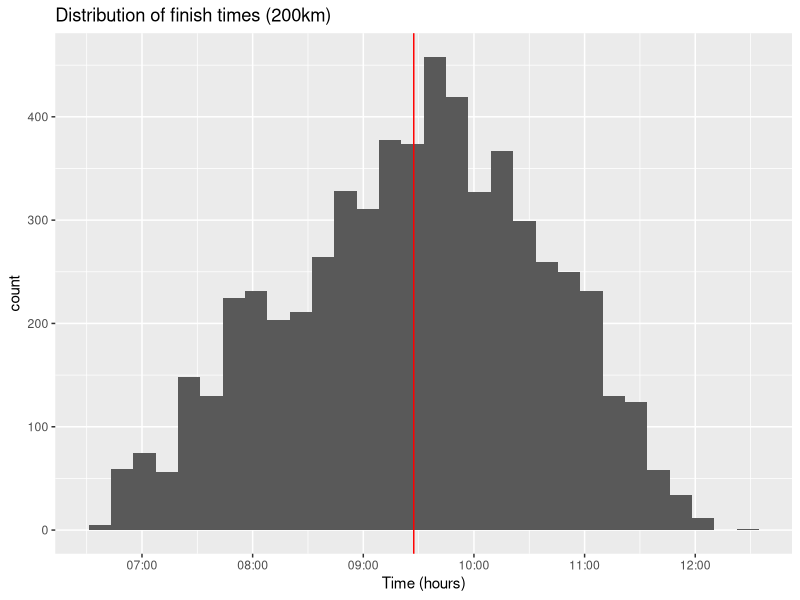
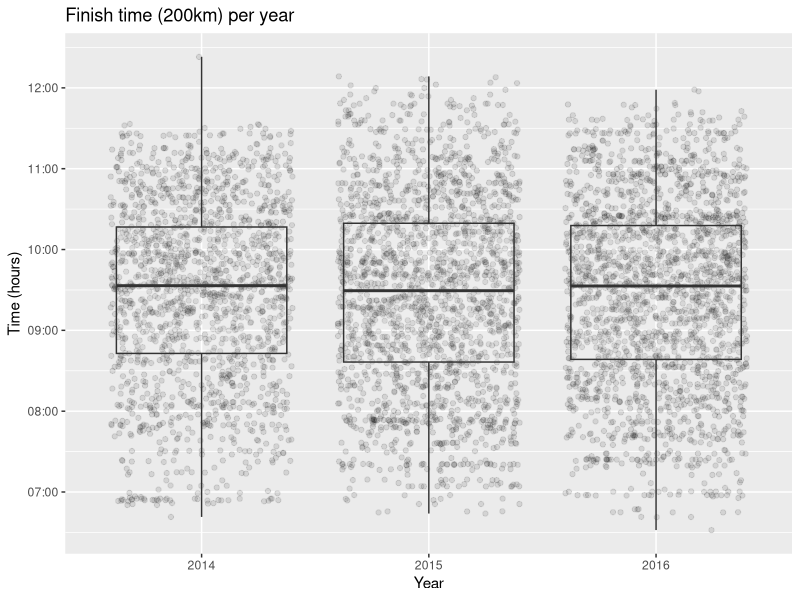
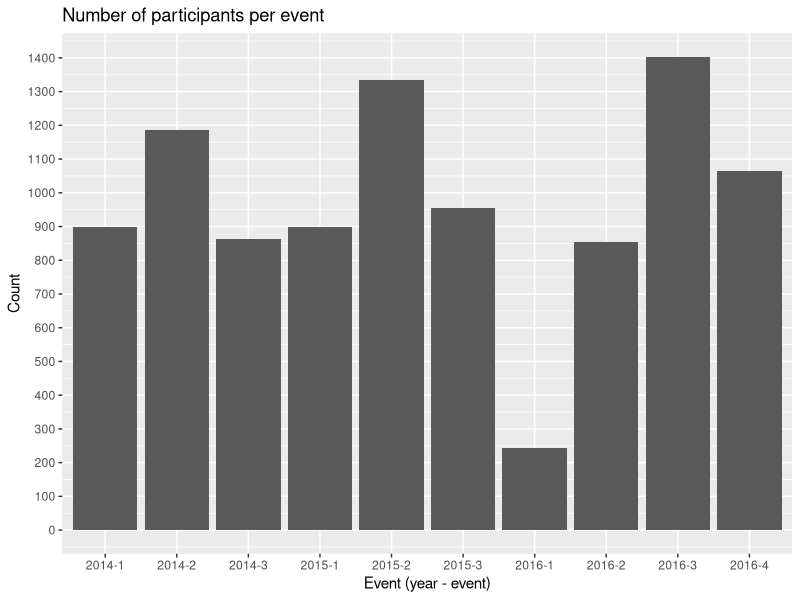

Write R code to recreate these figures, in order. (Note: this script raises an error after producing the figures.)
## ---- chunk 1
# Load all of the packages that I need.

# Notice that the parameter "echo" was set to FALSE for this code chunk.
# This prevents the code from displaying in the knitted HTML output.

library(ggplot2)
library(plyr)
library(grid)
library(gridExtra)
## ---- chunk 2
# Load the Data, combine the two datasets and print some basics
weissensee <-read.csv("data/weissensee_results.csv", header=TRUE, sep = ";") 
str(weissensee)
# add year variable for ease of use
weissensee$Year = as.numeric(format(as.POSIXct(weissensee$Date, format='%d-%m-%Y'), format="%Y"))
## ---- chunk 3
#finish time 200km
weissensee200km <- weissensee[as.numeric(as.matrix(weissensee$Distance)) == 200.0, ]
weissensee200km$TimeFormatted  <- as.POSIXct(strptime(weissensee200km$Time, format="%H:%M:%S"))
weissensee200km$Year = as.numeric(format(as.POSIXct(weissensee200km$Date, format='%d-%m-%Y'), format="%Y"))
weissensee200km$nTime <- difftime(strptime(weissensee200km$Time,"%H:%M:%S"),
                     strptime("00:00:00","%H:%M:%S"), units="secs")
#plot
ggplot(data = weissensee200km, aes(x=TimeFormatted)) + geom_histogram() + 
  ggtitle("Distribution of finish times (200km)") + xlab('Time (hours)') + 
  ylab('count') + geom_vline(xintercept=as.numeric(mean(weissensee200km$TimeFormatted))[1], colour = "red")
#print average,sd
average <- format(.POSIXct(mean(weissensee200km$nTime),tz="GMT"), "%H:%M:%S")
sd <- format(.POSIXct(sd(weissensee200km$nTime),tz="GMT"), "%H:%M:%S")
sprintf("Average: %s, standard deviation: %s", average, sd)
## ---- chunk 4
# finish times per year
ggplot(data = weissensee200km, aes(x=factor(Year), y=TimeFormatted)) + 
  geom_jitter(alpha=0.1) + geom_boxplot(alpha=0.1) + 
  ggtitle("Finish time (200km) per year") + xlab('Year') + ylab('Time (hours)')

#average finish time per year
weissensee200km$nTime <- difftime(strptime(weissensee200km$Time,"%H:%M:%S"),
                     strptime("00:00:00","%H:%M:%S"), units="secs")
weissensee200km.means <- aggregate(weissensee200km$nTime, by=list(weissensee200km$Year), mean)
weissensee200km.means$Time <- format(.POSIXct(weissensee200km.means$x,tz="GMT"), "%H:%M:%S")
names(weissensee200km.means) <- c("Year", "x", "Average finish time")
weissensee200km.means[, c(1,3)]
## ---- chunk 5
# plot participate count in events
df <- count(weissensee, "Date")
#change order of levels in order to plot dates in right order
df$Date2 <- as.POSIXct(df$Date, format='%d-%m-%Y')
df$Date <- factor(df$Date, levels = df$Date[order(df$Date2)])
ggplot(data = df) + geom_histogram(aes(x=Date, y=freq), stat="identity") + 
  scale_y_continuous(breaks = seq(0, 1600, 100)) + 
  ggtitle("Number of participants per event") + xlab('Event (year - event)') + ylab('Count') +
  scale_x_discrete(labels=c("2014-1","2014-2","2014-3","2015-1","2015-2","2015-3","2016-1","2016-2","2016-3","2016-4"))

getTotalPerYear = function(df, year){
  dfYear <- df[df$Year == year, ]
  dim(dfYear)[1]
}
c(getTotalPerYear(weissensee, 2014), getTotalPerYear(weissensee, 2015), getTotalPerYear(weissensee, 2016))
## ---- chunk 6
#country
ggplot(data = weissensee, aes(x=Country)) + geom_histogram() + 
  scale_y_log10() + ggtitle("Country of residence of participants") + 
  xlab('Country') + ylab('count (log scale)')
summary(weissensee$Country) 
## ---- chunk 7
#Distance
ggplot(data = weissensee, aes(x=as.factor(Distance))) + geom_histogram() +
  scale_y_sqrt() + ggtitle("Distribution of completed distance") + 
  xlab('Distance') + ylab('count (sqrt scale)') + 
  scale_x_discrete(breaks = seq(0, 200, 20))
summary(weissensee$Distance)
## ---- chunk 8
plotWeissenseeTriple = function(year, yearLabels, n){
  weissensee_triple <- c()
  weissenseeYear <- weissensee[weissensee$Year == year, ]
  weissenseeYear_200k <- weissenseeYear[as.numeric(as.matrix(weissenseeYear$Distance)) == 200.0, ]
  names <- unique(weissenseeYear_200k$Name)
  for(i in 1:length(names)){
    name = names[i]
    temp <- weissenseeYear_200k[weissenseeYear_200k$Name == name, ]
    if(nrow(temp) == n){
      if (length(unique(temp$Date)) == n){
        weissensee_triple <- rbind(weissensee_triple, temp)
      }
    }
  }
  weissensee_triple$TimeFormatted  <- as.POSIXct(strptime(weissensee_triple$Time, format="%H:%M:%S"))
  plot <- ggplot(data = weissensee_triple, aes(x=factor(EventId), y=TimeFormatted, color=Name)) + 
  geom_point() + geom_line(aes(group=Name)) + scale_x_discrete(labels=yearLabels) + 
  xlab('Date') + ylab('Finish time') + ggtitle(year)
  plot
}
plot2014 <- plotWeissenseeTriple(2014, c("24-1-14","28-1-14","30-1-14"), 3)
plot2015 <- plotWeissenseeTriple(2015, c("23-1-15","27-1-15","30-1-15"), 3)
plot2016 <- plotWeissenseeTriple(2016, c("19-1-16","22-1-16","26-1-16", "29-1-16"), 4)
grid.arrange(plot2014, plot2015, plot2016, ncol = 1)
